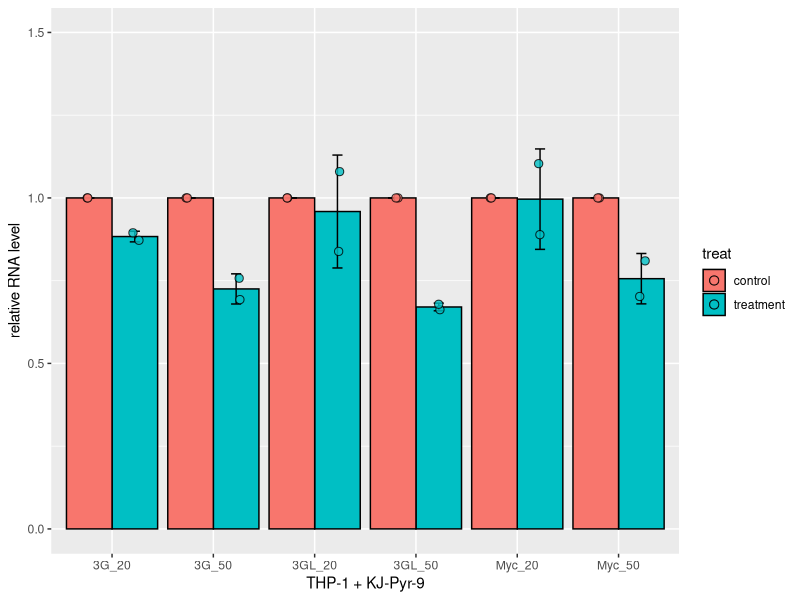
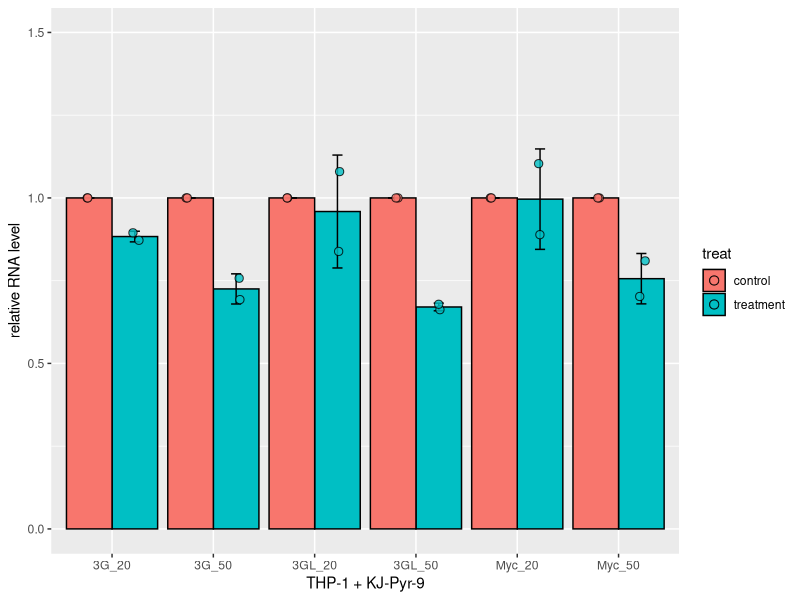
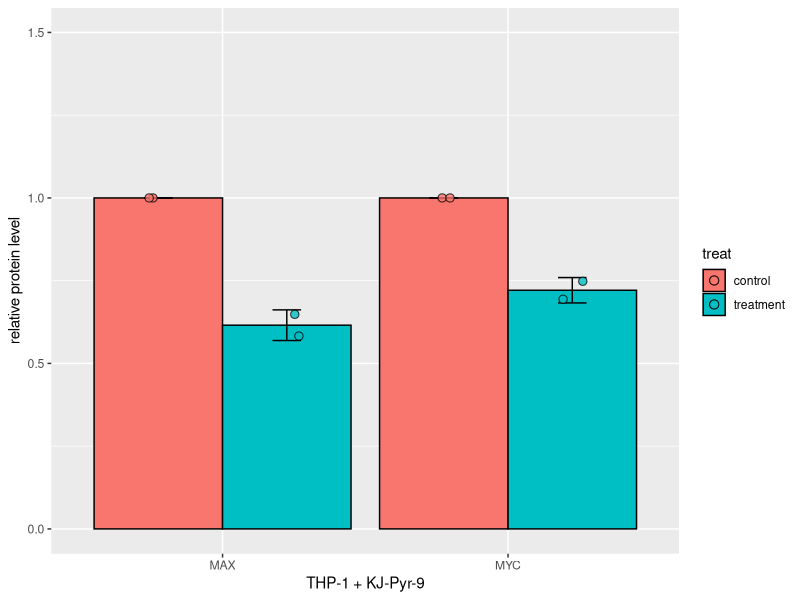
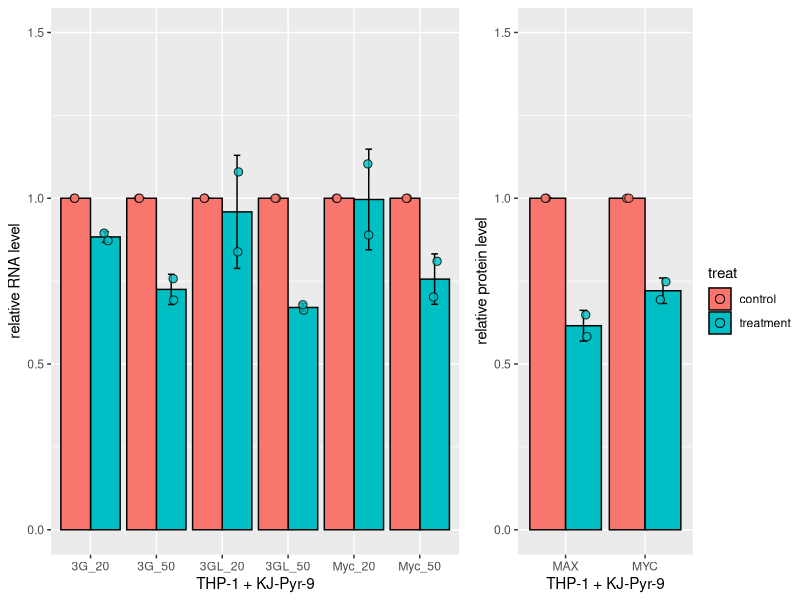
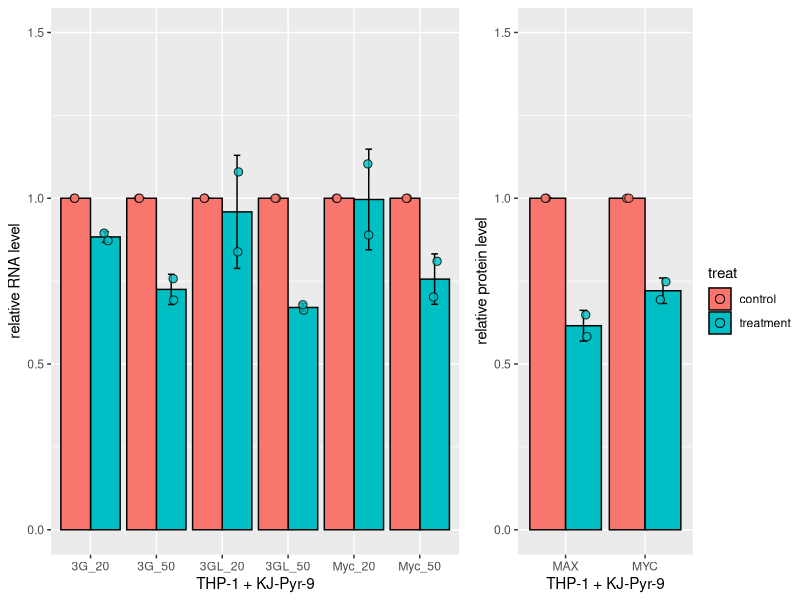
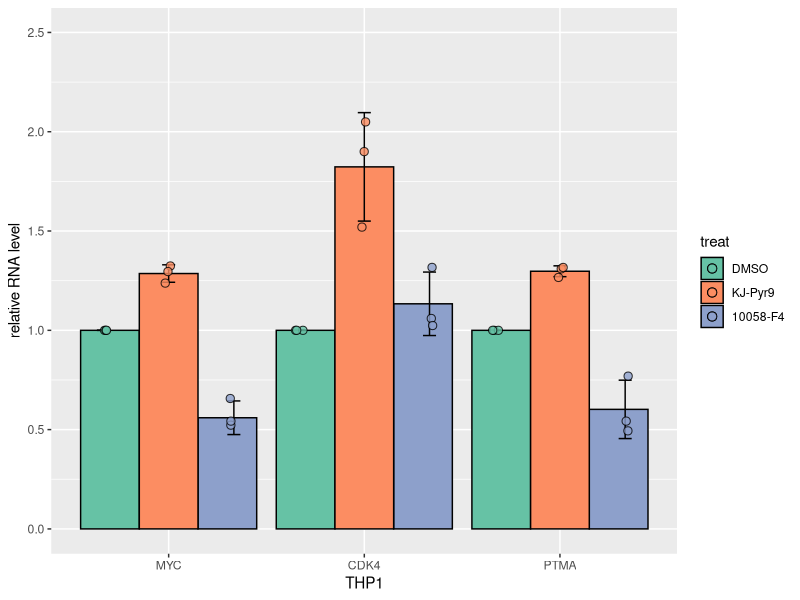
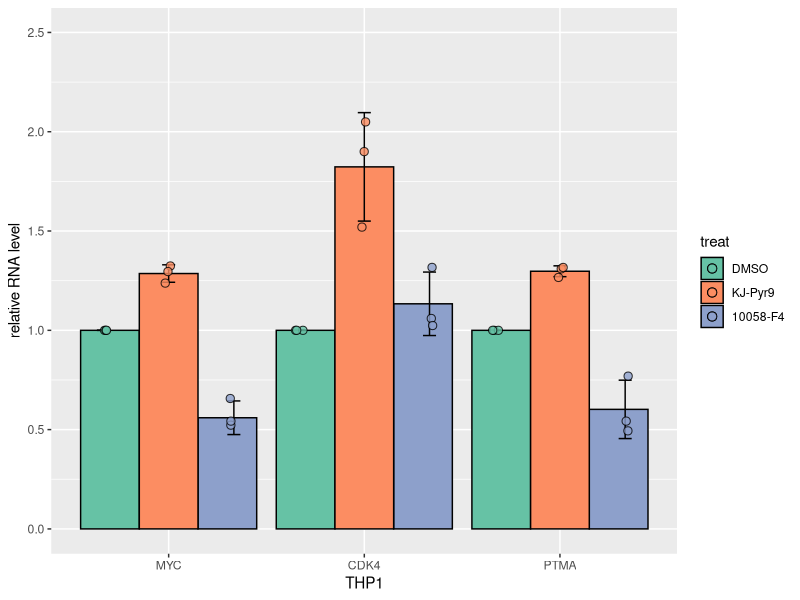
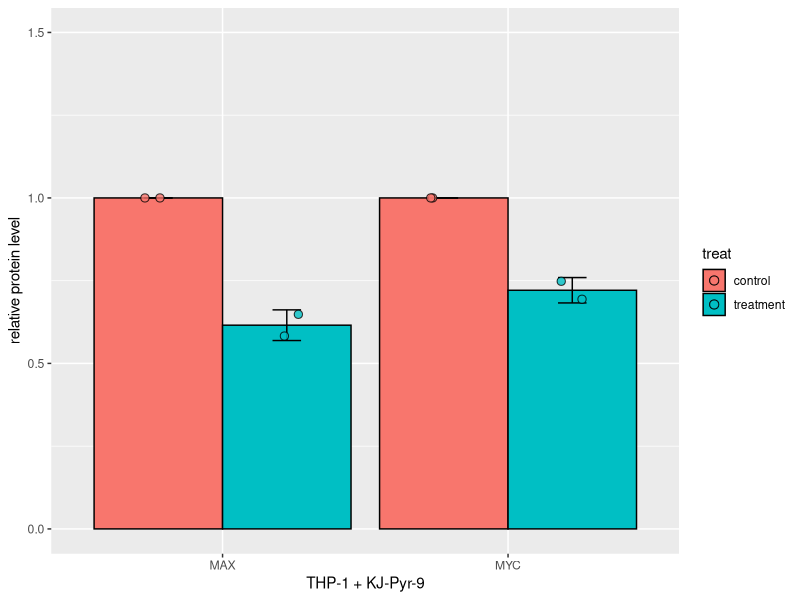

Source code (R) for these figures, in order:

library(dplyr)
library(ggplot2)
library(ggpubr)
df2 <- data.frame(condition = rep(c("con-20","con-20","20um","20um","con-50","con-50","50um","50um"),3), 
                  dose = rep(c("3G","3GL","MYC"),each=8),
                  expression = c(1,1,0.871994571,0.894672618,1,1,0.692836927,0.757292096,1,1,0.838346654,1.079488407,1,1,0.662313535,0.678724027,1,1,0.889017747,1.103610427,
                                  1,1,0.702229849,0.809838475),
                  group = c(rep(20,4),rep(50,4),rep(20,4),rep(50,4),rep(20,4),rep(50,4)))
df2$ add <- as.factor(paste(df2$condition,df2$dose, sep="_"))
df3 <- df2 %>% group_by(add) %>% summarise_at (vars(expression), list(mean= mean)) 
df4 <- df2 %>% group_by(add) %>% summarise_at (vars(expression), list(SD = sd)) 
df3 <- cbind(df3,SD=df4$SD)
df3$group <- as.factor(rep(c("3G_20","3GL_20","Myc_20","3G_50","3GL_50","Myc_50"),2))
df3$treat <- rep(c("treatment","control"),each=6)
df3$rep1 <- c(0.871994571, 0.838346654,0.889017747,0.692836927,0.662313535,0.702229849,rep(1,6))
df3$rep2 <- c(0.894672618,1.079488407,1.103610427,0.757292096,0.678724027,0.809838475,rep(1,6))

quartz(width=5.3, height = 4.5)
p<- ggplot2::ggplot(data=df3, aes(x=group,y=mean, fill=treat)) +
                geom_bar(stat="identity",color="black", position=position_dodge())+
                 geom_errorbar(aes(ymin = mean-SD,ymax = mean+SD), width= .2,
                    position=position_dodge(.9)) +
                ylim(0,1.5) +
  geom_dotplot(data = df3, aes(x=group,y=rep1,
               group = interaction(group, treat)),
               position_jitterdodge(jitter.width=.1,dodge.width=.9),binaxis = "y", alpha=.8,stackdir="center",stackratio = 1,dotsize = 0.5) +
  geom_dotplot(data = df3, aes(x=group,y=rep2,
                               group = interaction(group, treat)),
               position_jitterdodge(jitter.width=.1,dodge.width=.9),binaxis = "y", alpha=.8,stackdir="center",stackratio = 1,dotsize = 0.5)

p<- p+labs(x= "THP-1 + KJ-Pyr-9",y = "relative RNA level")
print(p)
ggsave("/Users/vanbortlelab/Desktop/Sihang_MacBook_Pro/kvlab/EXPT/plots/myci_barplot.png", plot = last_plot())



#WB results####
dff <- data.frame(group=c(rep("MYC",2),rep("MAX",2)), treat = rep(c("control","treatment"),2),mean=c(1,0.721022317,1,0.615511425),SD=c(0,0.038339577,0,0.046339204),rep1 = c(1,0.693912142,1,0.64827819),rep2 = c(1,0.748132492,1,0.582744659))
quartz(width=3.5, height = 4.5)
q<- ggplot2::ggplot(data=dff, aes(x=group,y=mean, fill=treat)) +
  geom_bar(stat="identity",color="black", position=position_dodge())+
  geom_errorbar(aes(ymin = mean-SD,ymax = mean+SD), width= .2,
                position=position_dodge(.9)) +
  ylim(0,1.5) +
  geom_dotplot(data = dff, aes(x=group,y=rep1,
                               group = interaction(group, treat)),
               position_jitterdodge(jitter.width=.1,dodge.width=.9),binaxis = "y", alpha=.8,stackdir="center",stackratio = 1,dotsize = 0.5) +
  geom_dotplot(data = dff, aes(x=group,y=rep2,
                               group = interaction(group, treat)),
               position_jitterdodge(jitter.width=.1,dodge.width=.9),binaxis = "y", alpha=.8,stackdir="center",stackratio = 1,dotsize = 0.5) 
  

q<- q+labs(x= "THP-1 + KJ-Pyr-9",y = "relative protein level")
print(q) 

figure <- ggarrange(p,q,ncol=2,nrow=1,common.legend = T, widths = c(6,3),legend = "right")
quartz(height=4.5,width= 7.3)
print(figure)
ggsave("/Users/vanbortlelab/Desktop/Sihang_MacBook_Pro/kvlab/EXPT/plots/myci_barplot.final.png", plot = last_plot())

#KJ,F4####
df5 <- data.frame(condition = rep(c("KJ-Pyr9","10058-F4","DMSO"),each=9), 
                  dose = rep(c("MYC","CDK4","PTMA"),9),
                  expression = c(1.237770378,1.519777103,1.266265698,1.324068618,2.049423015,1.309525772,1.296016927,1.899956343,1.316639387,0.522461813,1.059643669,0.542781615,0.656658971,1.316828803,
                                 0.49377767,0.500057544,1.02407597,0.769349943,rep(1,9)))
df5$ add <- as.factor(paste(df5$condition,df5$dose, sep="_"))
df6 <- df5 %>% group_by(add) %>% summarise_at (vars(expression), list(mean= mean)) 
df7 <- df5 %>% group_by(add) %>% summarise_at (vars(expression), list(SD = sd)) 
df6 <- cbind(df6,SD=df7$SD)
df6$group <- factor(rep(c("CDK4","MYC","PTMA"),3),levels = c("MYC","CDK4","PTMA"))
df6$treat <- factor(rep(c("10058-F4","DMSO","KJ-Pyr9"),each=3),levels =c("DMSO","KJ-Pyr9","10058-F4"))
df6$rep1 <- c(1.059643669, 0.522461813, 0.542781615,rep(1,3),1.519777103,1.237770378,1.266265698)
df6$rep2 <- c(1.316828803,0.656658971,0.49377767,rep(1,3),2.049423015,1.324068618,1.309525772)
df6$rep3 <- c(1.02407597,0.542781615,0.769349943,rep(1,3),1.899956343,1.296016927,1.316639387)
 quartz(width=5.3, height = 4.5)
p<- ggplot2::ggplot(data=df6, aes(x=group,y=mean, fill=treat)) +
  geom_bar(stat="identity",color="black", position=position_dodge())+
  geom_errorbar(aes(ymin = mean-SD,ymax = mean+SD), width= .2,
                position=position_dodge(width=1)) + scale_fill_brewer(palette="Set2")+
  ylim(0,2.5) +
  geom_dotplot(data = df6, aes(x=group,y=rep1,
                               group = interaction(group, treat)),
               position_jitterdodge(jitter.width=.1,dodge.width=1),binaxis = "y", alpha=.8,stackdir="center",stackratio = 1,dotsize = 0.5) +
  geom_dotplot(data = df6, aes(x=group,y=rep2,
                               group = interaction(group, treat)),
               position_jitterdodge(jitter.width=.1,dodge.width=1),binaxis = "y", alpha=.8,stackdir="center",stackratio = 1,dotsize = 0.5) +
  geom_dotplot(data = df6, aes(x=group,y=rep3,
                               group = interaction(group, treat)),
               position_jitterdodge(jitter.width=.1,dodge.width=1),binaxis = "y", alpha=.8,stackdir="center",stackratio = 1,dotsize = 0.5) 
p<- p+labs(x= "THP1",y = "relative RNA level")
print(p)
ggsave("/Users/vanbortlelab/Desktop/Sihang_MacBook_Pro/kvlab/EXPT/plots/myci_kj_F4_barplot.png", plot = last_plot())

#ASO results####
dff <- data.frame(group=c(rep("MYC",2),rep("MAX",2)), treat = rep(c("control","treatment"),2),mean=c(1,0.721022317,1,0.615511425),SD=c(0,0.038339577,0,0.046339204),rep1 = c(1,0.693912142,1,0.64827819),rep2 = c(1,0.748132492,1,0.582744659))
quartz(width=3.5, height = 4.5)
q<- ggplot2::ggplot(data=dff, aes(x=group,y=mean, fill=treat)) +
  geom_bar(stat="identity",color="black", position=position_dodge())+
  geom_errorbar(aes(ymin = mean-SD,ymax = mean+SD), width= .2,
                position=position_dodge(.9)) +
  ylim(0,1.5) +
  geom_dotplot(data = dff, aes(x=group,y=rep1,
                               group = interaction(group, treat)),
               position_jitterdodge(jitter.width=.1,dodge.width=.9),binaxis = "y", alpha=.8,stackdir="center",stackratio = 1,dotsize = 0.5) +
  geom_dotplot(data = dff, aes(x=group,y=rep2,
                               group = interaction(group, treat)),
               position_jitterdodge(jitter.width=.1,dodge.width=.9),binaxis = "y", alpha=.8,stackdir="center",stackratio = 1,dotsize = 0.5) 


q<- q+labs(x= "THP-1 + KJ-Pyr-9",y = "relative protein level")
print(q) 

figure <- ggarrange(p,q,ncol=2,nrow=1,common.legend = T, widths = c(6,3),legend = "right")
quartz(height=4.5,width= 7.3)
print(figure)
ggsave("/Users/vanbortlelab/Desktop/Sihang_MacBook_Pro/kvlab/EXPT/plots/myci_barplot.final.png", plot = last_plot())

#KJ,F4####
df5 <- data.frame(condition = rep(c("KJ-Pyr9","10058-F4","DMSO"),each=9), 
                  dose = rep(c("MYC","CDK4","PTMA"),9),
                  expression = c(1.237770378,1.519777103,1.266265698,1.324068618,2.049423015,1.309525772,1.296016927,1.899956343,1.316639387,0.522461813,1.059643669,0.542781615,0.656658971,1.316828803,
                                 0.49377767,0.500057544,1.02407597,0.769349943,rep(1,9)))
df5$ add <- as.factor(paste(df5$condition,df5$dose, sep="_"))
df6 <- df5 %>% group_by(add) %>% summarise_at (vars(expression), list(mean= mean)) 
df7 <- df5 %>% group_by(add) %>% summarise_at (vars(expression), list(SD = sd)) 
df6 <- cbind(df6,SD=df7$SD)
df6$group <- factor(rep(c("CDK4","MYC","PTMA"),3),levels = c("MYC","CDK4","PTMA"))
df6$treat <- factor(rep(c("10058-F4","DMSO","KJ-Pyr9"),each=3),levels =c("DMSO","KJ-Pyr9","10058-F4"))
df6$rep1 <- c(1.059643669, 0.522461813, 0.542781615,rep(1,3),1.519777103,1.237770378,1.266265698)
df6$rep2 <- c(1.316828803,0.656658971,0.49377767,rep(1,3),2.049423015,1.324068618,1.309525772)
df6$rep3 <- c(1.02407597,0.542781615,0.769349943,rep(1,3),1.899956343,1.296016927,1.316639387)
quartz(width=5.3, height = 4.5)
p<- ggplot2::ggplot(data=df6, aes(x=group,y=mean, fill=treat)) +
  geom_bar(stat="identity",color="black", position=position_dodge())+
  geom_errorbar(aes(ymin = mean-SD,ymax = mean+SD), width= .2,
                position=position_dodge(width=1)) + scale_fill_brewer(palette="Set2")+
  ylim(0,2.5) +
  geom_dotplot(data = df6, aes(x=group,y=rep1,
                               group = interaction(group, treat)),
               position_jitterdodge(jitter.width=.1,dodge.width=1),binaxis = "y", alpha=.8,stackdir="center",stackratio = 1,dotsize = 0.5) +
  geom_dotplot(data = df6, aes(x=group,y=rep2,
                               group = interaction(group, treat)),
               position_jitterdodge(jitter.width=.1,dodge.width=1),binaxis = "y", alpha=.8,stackdir="center",stackratio = 1,dotsize = 0.5) +
  geom_dotplot(data = df6, aes(x=group,y=rep3,
                               group = interaction(group, treat)),
               position_jitterdodge(jitter.width=.1,dodge.width=1),binaxis = "y", alpha=.8,stackdir="center",stackratio = 1,dotsize = 0.5) 
p<- p+labs(x= "THP1",y = "relative RNA level")
print(p)
ggsave("/Users/vanbortlelab/Desktop/Sihang_MacBook_Pro/kvlab/EXPT/plots/myci_kj_F4_barplot.png", plot = last_plot())
